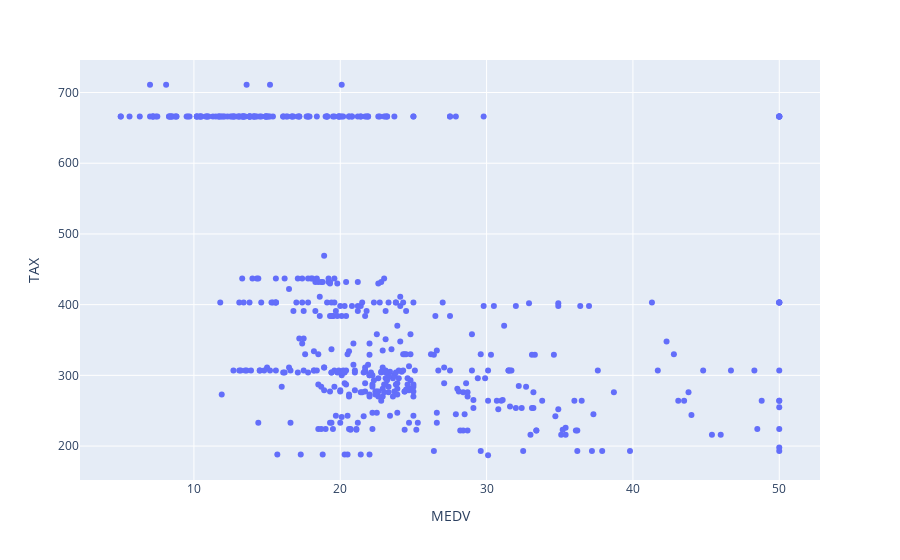

Here is the notebook cell this chart was saved with:
### Code cell
fig1 = px.scatter(house, x = 'CRIM', y='AGE')
fig1

fig_tax = px.scatter(house, x ='MEDV', y= 'TAX', title ='Impostos VS Preço')
fig_tax

### Figure 1 — Plotly figure (JSON) as saved in the notebook; plotly's stock layout.template omitted (floating-point values rounded to 4 significant figures; data arrays with more than 128 entries replaced by an {"elided": "..."} marker saying what was removed)
{"data": [{"hovertemplate": "MEDV=%{x}<br>TAX=%{y}<extra></extra>", "legendgroup": "", "marker": {"color": "#636efa", "symbol": "circle"}, "mode": "markers", "name": "", "orientation": "v", "showlegend": false, "type": "scatter", "x": {"elided": "506 float values"}, "xaxis": "x", "y": {"elided": "506 int values"}, "yaxis": "y"}], "layout": {"legend": {"tracegroupgap": 0}, "margin": {"t": 60}, "xaxis": {"anchor": "y", "domain": [0, 1], "title": {"text": "MEDV"}}, "yaxis": {"anchor": "x", "domain": [0, 1], "title": {"text": "TAX"}}}}
